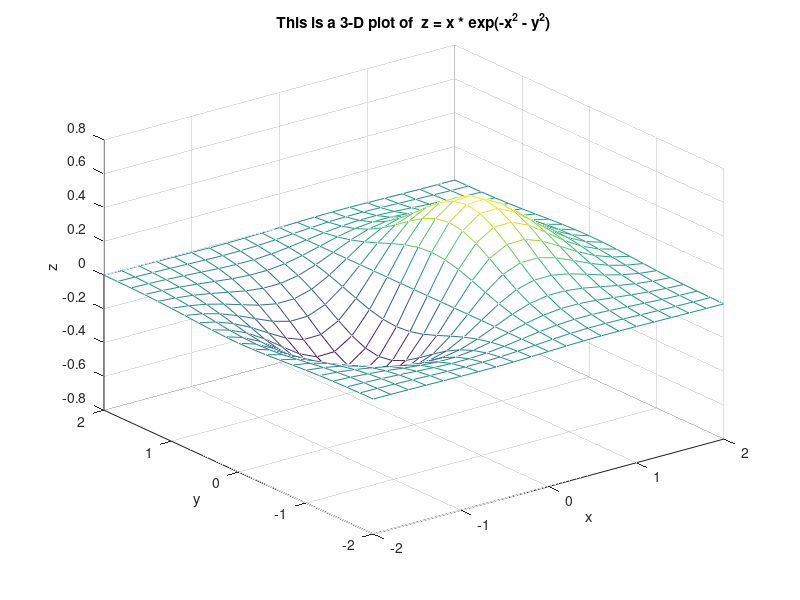

This figure's MATLAB source:
% f2_13 same as L2_18 
% Illustrates meshplot. Plots Figure 2.13.
% Copyright S. Nakamura, 1995
set(gcf, 'NumberTitle','off','Name', 'Figure 2.13; List 2.18')

clear, clf
xa = -2:.2:2;
ya = -2:.2:2;
[x,y] = meshgrid(xa,ya);
z = x .* exp(-x.^2 - y.^2);
mesh(x,y,z)
title('This is a 3-D plot of  z = x * exp(-x^2 - y^2)')
xlabel('x'); ylabel('y'); zlabel('z');
